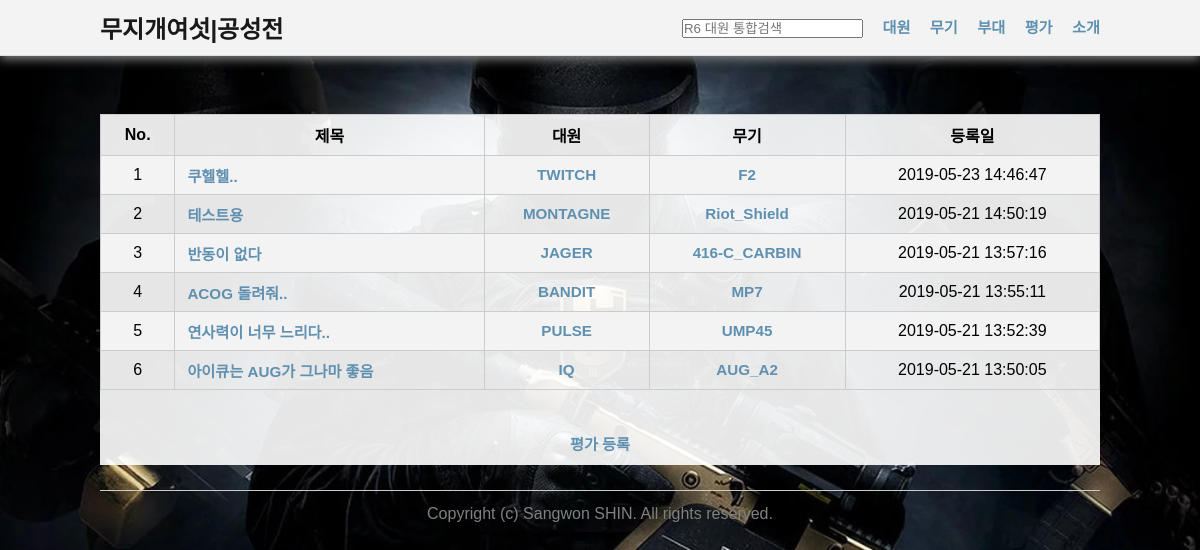
The app's page /R6/eval_list.php with its own data.
### tables this page shows
CREATE TABLE `Evaluation` (
  `eval_no` int(11) NOT NULL AUTO_INCREMENT,
  `title` varchar(256) NOT NULL,
  `op_no` int(11) DEFAULT NULL,
  `gun_no` int(11) DEFAULT NULL,
  `eval_text` varchar(1000) NOT NULL,
  `added_time` datetime NOT NULL,
  PRIMARY KEY (`eval_no`),
  KEY `op_no` (`op_no`),
  KEY `gun_no` (`gun_no`),
  CONSTRAINT `Evaluation_ibfk_1` FOREIGN KEY (`op_no`) REFERENCES `Operator` (`op_no`),
  CONSTRAINT `Evaluation_ibfk_2` FOREIGN KEY (`gun_no`) REFERENCES `Gun` (`gun_no`)
);

CREATE TABLE `Operator` (
  `op_no` int(11) NOT NULL AUTO_INCREMENT,
  `op_name` varchar(40) NOT NULL,
  `real_name` varchar(40) NOT NULL,
  `ability_no` int(11) NOT NULL,
  `position` varchar(10) NOT NULL,
  `army_no` int(11) DEFAULT NULL,
  `op_info` varchar(256) NOT NULL,
  PRIMARY KEY (`op_no`),
  KEY `ability_no` (`ability_no`),
  KEY `army_no` (`army_no`),
  CONSTRAINT `Operator_ibfk_1` FOREIGN KEY (`ability_no`) REFERENCES `Ability` (`ability_no`),
  CONSTRAINT `Operator_ibfk_2` FOREIGN KEY (`army_no`) REFERENCES `Army` (`army_no`)
);

CREATE TABLE `Gun` (
  `gun_no` int(11) NOT NULL AUTO_INCREMENT,
  `gun_name` varchar(40) NOT NULL,
  `gun_type` varchar(10) NOT NULL,
  `bullets` int(11) NOT NULL,
  PRIMARY KEY (`gun_no`)
);

### R6/eval_list.php (the view, shortened to what this page needs)
<?
include "header.php";
include "config.php";
?>
<br>
<br>
<br>
<div class="container">
    <?
    $conn = dbconnect($host, $dbid, $dbpass, $dbname);
    $query = "select * from Evaluation natural join Operator natural join Gun order by added_time desc";
    $res = mysqli_query($conn, $query);
    ?>
    <table class="table table-striped table-bordered">
        <thead>
        <tr>
            <th align=center>No.</th>
            <th align=center>제목</th>
            <th align=center>대원</th>
            <th align=center>무기</th>
            <th align=center>등록일</th>
        </tr>
        </thead>
        <tbody>
        <?
        $row_index = 1;
        while ($row = mysqli_fetch_array($res)) {
            echo "<tr>";
            echo "<td align=center>{$row_index}</td>";
            echo "<td><a href='eval_view.php?eval_no={$row['eval_no']}'>{$row['title']}</td>";
            echo "<td align=center><a href='operator_view.php?operator_no={$row['op_no']}'>{$row['op_name']}</td>";
            echo "<td align=center><a href='gun_view.php?gun_no={$row['gun_no']}'>{$row['gun_name']}</td>";
            echo "<td align=center>{$row['added_time']}</td>";
            echo "</tr>";
            $row_index++;
        }
        ?>
        </tbody>
    </table>
    <DIV style="TEXT-ALIGN: center">
		<p><a href='eval_form.php'>평가 등록</a></p>
	</DIV>
</div>
<? include("footer.php") ?>

### R6/styles.css (style rules this page uses)
body { margin-top: 60px; }
.container { width: 1000px; margin: 0 auto; }
* { margin: 0; padding: 0; font-family: "Nanum Gothic", sans-serif; }
p { line-height: 2.5em; }
a { font-size: .95em; font-weight: 700; text-decoration: none; color: #5f90b0; }
.table { width: 100%; border-spacing: 0; border-collapse: collapse; text-align: left; margin-bottom: 35px; }
.table th, .table td { border-bottom: 1px #CCC solid; padding: 8px 12px; }
.table.table-striped tbody tr:nth-child(2n+1) { background-color: #f3f3f3; }
.table.table-bordered { border: 1px #CCC solid; }
.table.table-bordered td, .table.table-bordered th { border: 1px #CCC solid; }

### R6/eval_list.php (style rules this page uses)
body { background-image:url('images/background.png') ; background-color:black; background-position:center top; background-repeat:no-repeat; background-size :cover; }
body { background-color: black; }
.container { position: relative; background: rgba(255, 255, 255, .9); }

### records on screen
evaluation: title "쿠헬헬..", op_no.op_name "TWITCH", gun_no.gun_name "F2", added_time "2019-05-23 14:46:47"
evaluation: title "테스트용", op_no.op_name "MONTAGNE", gun_no.gun_name "Riot_Shield", added_time "2019-05-21 14:50:19"
evaluation: title "반동이 없다", op_no.op_name "JAGER", gun_no.gun_name "416-C_CARBIN", added_time "2019-05-21 13:57:16"
evaluation: title "ACOG 돌려줘..", op_no.op_name "BANDIT", gun_no.gun_name "MP7", added_time "2019-05-21 13:55:11"
evaluation: title "연사력이 너무 느리다..", op_no.op_name "PULSE", gun_no.gun_name "UMP45", added_time "2019-05-21 13:52:39"
evaluation: title "아이큐는 AUG가 그나마 좋음", op_no.op_name "IQ", gun_no.gun_name "AUG_A2", added_time "2019-05-21 13:50:05"
